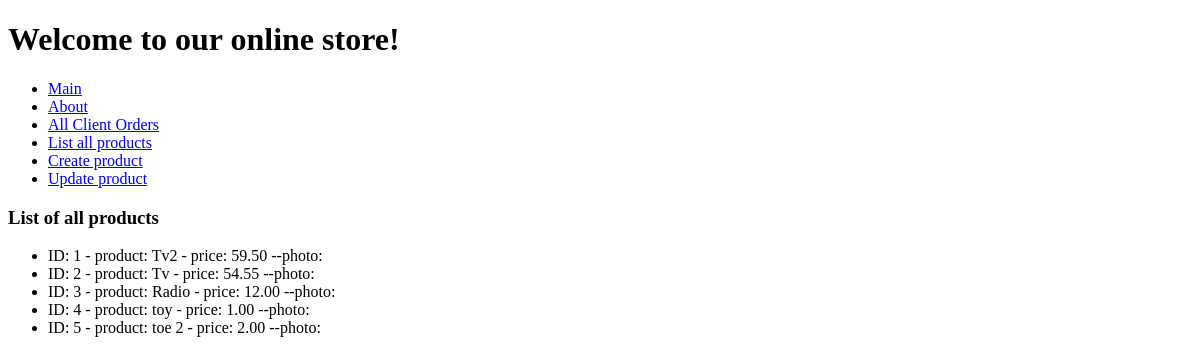
/list_all_products/, run on an earlier commit of the app's database.
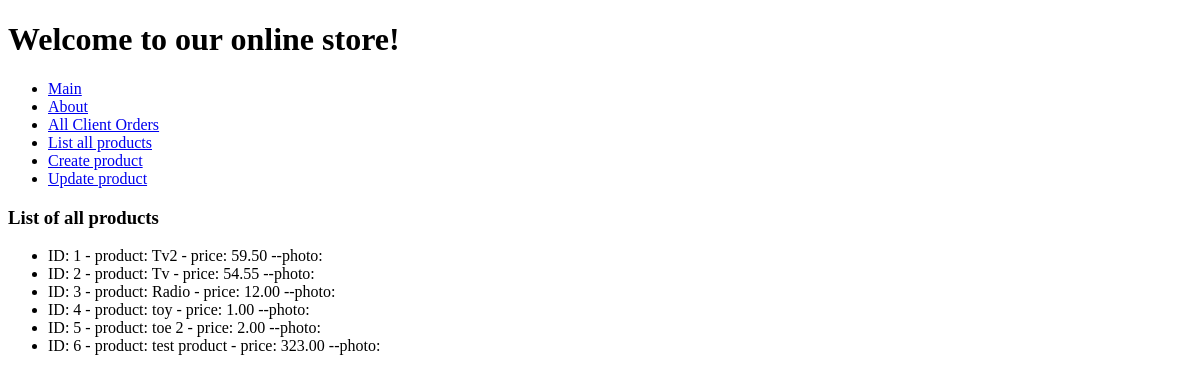
And on a later commit of the database.
### htapp2/models.py (models this page shows, shortened)
class Product(models.Model):
    name = models.CharField(max_length=100)
    description = models.TextField(default=None)
    price = models.DecimalField(max_digits=6, decimal_places=2)
    quantity = models.IntegerField()
    created_at = models.DateTimeField(auto_now=True)
    photo = models.ImageField(upload_to='product_photos/', blank=True, null=True)

### htapp4/views.py (the view)
# urls.py: path('list_all_products/', views.list_all_products, name='list_all_products'),
def list_all_products(request):
    products = Product.objects.all()
    return render(request, 'htapp4/list_all_products.html', {'products': products})

### htapp4/templates/htapp4/list_all_products.html (shortened to what this page needs)
{% extends 'base.html' %}
{% block content %}
<h3>List of all products</h3>
<ul>
    {% for product in products %}
    <li>ID: {{ product.pk }} - product: {{ product.name }} - price: {{ product.price }} --photo: {{ product.photo }}</li>
    {% endfor %}
</ul>
{% endblock %}

What changed in the data, as far as the page shows it:
added Product: pk "6", name "test product", price "323.00"
